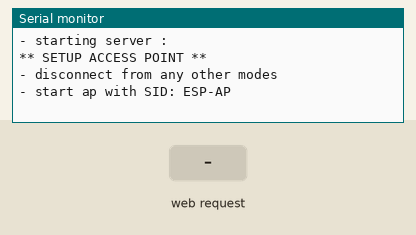
Recording of a sketch running on a simulated ESP8266 (NodeMCU). On the bench: the last lines printed to the serial monitor. The test bench sets the inputs (shaded band). WiFi joins after 1.5 s; servers stay silent unless stated.

Above: at 1.2 s.
1.3 s: HTTP request GET /channels received
At 1.7 s:
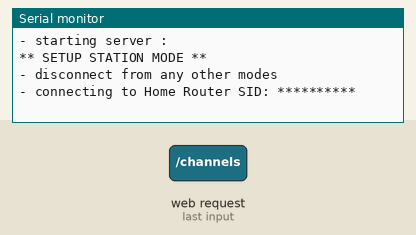
At 3.9 s:
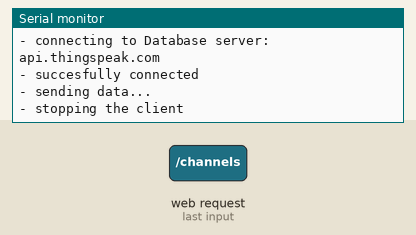

Measured:
- after the input at 1.3 s, the serial monitor: prints a new line at once (image 1)

The sketch:

Server.ino
```cpp
//This ESP is set to Staion/AcessPoint mode
//first it set to be an AcessPoint for the station to post data
//then turns to be the staion mode for publishing data on the cloud
// Iot platform ThingSpeak :)
//By setting this ESP as AP/STA mode it's consedered more like a coordinator
//In the wireless sensor network

#include <ESP8266WiFi.h>
#include <ESP8266WebServer.h>
// IoT platform Credentials
String apiKey = "429KCC9N7VZ4DZHL";
const char* logServer = "api.thingspeak.com";

// Internet router credentials
const char* ssid = "ESP-AP";
const char* password = "22446688";

ESP8266WebServer server(80);

void setup() {
}
// Handling the / root web page from my server

void setupAccessPoint(){
  Serial.println("** SETUP ACCESS POINT **");
  Serial.println("- disconnect from any other modes");
  WiFi.disconnect();
  Serial.println("- start ap with SID: "+ String(ssid));
  WiFi.softAP(ssid, password);
  IPAddress myIP = WiFi.softAPIP();
  Serial.print("- AP IP address is :");
  Serial.print(myIP);
  setupServer();
}

void setupServer(){
  Serial.println("** SETUP SERVER **");
  Serial.println("- starting server :");
  server.on("/", handle_index);
  server.on("/channels", handle_feed);
  server.begin();
};
void handle_index() {
  server.send(200, "text/plain", "Get out from my server!");
}

// Handling the /feed page from my server
void handle_feed() {
  String temperature2 = server.arg("temperature");
  String humidity2 = server.arg("humidity");

  server.send(200, "text/plain", "This is response to client");
  setupStMode(temperature2, humidity2);
}

void setupStMode(String t, String v){
  Serial.println("** SETUP STATION MODE **");
  Serial.println("- disconnect from any other modes");
  WiFi.disconnect();
  Serial.println();
  Serial.println("- connecting to Home Router SID: **********");
  WiFi.begin("El-Gohary", "42060222");
  while (WiFi.status() != WL_CONNECTED) {
    delay(500);
    Serial.print(".");
  }
  Serial.println();
  Serial.println("- succesfully connected");
  Serial.println("- starting client");

  WiFiClient client;

  Serial.println("- connecting to Database server: " + String(logServer));
  if (client.connect(logServer, 80)) {
    Serial.println("- succesfully connected");
    String postStr = apiKey;
    postStr += "&field1=";
    postStr += String(t);
    postStr += "&field2=";
    postStr += String(v);
    postStr += "\r\n\r\n";
    Serial.println("- sending data...");
    client.print("POST /update HTTP/1.1\n");
    client.print("Host: api.thingspeak.com\n");
    client.print("Connection: close\n");
    client.print("X-THINGSPEAKAPIKEY: " + apiKey + "\n");
    client.print("Content-Type: application/x-www-form-urlencoded\n");
    client.print("Content-Length: ");
    client.print(postStr.length());
    client.print("\n\n");
    client.print(postStr);
  }
  client.stop();
  Serial.println("- stopping the client");
  /** If your ESP does not respond you can just
  *** reset after each request sending
  Serial.println("- trying reset");
  ESP.reset();
  **/
  delay(20000);
}

void loop() {
  //congfiguring the ESP as Acess Point / Station mode
  Serial.begin(115200);
  WiFi.mode(WIFI_AP_STA);
  setupAccessPoint();
  server.handleClient();
}
```
